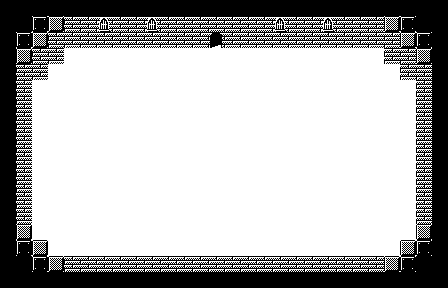

A 2D game scene composited from a Tiled map and its tileset images. What follows is a short description and the map's XML, with every tile layer's data as written:
An orthogonal 28x18 tile map with 16x16 px tiles, 3 tile layers (Tile - Background, Tile - Floor, Tile - Border) and 12 objects (NicodranasPort).

<map version="1.4" tiledversion="1.4.2" orientation="orthogonal" renderorder="right-down" width="28" height="18" tilewidth="16" tileheight="16" infinite="0" nextlayerid="6" nextobjectid="14">
 <tileset firstgid="1" source="1bit.tsx" />
 <layer id="1" name="Tile - Background" width="28" height="18">
  <data encoding="csv">
28,28,28,28,28,28,28,28,28,28,28,28,28,28,28,28,28,28,28,28,28,28,28,28,28,28,28,28,
28,28,28,28,28,28,28,28,28,28,28,28,28,28,28,28,28,28,28,28,28,28,28,28,28,28,28,28,
28,28,28,28,28,28,28,28,28,28,28,28,28,28,28,28,28,28,28,28,28,28,28,28,28,28,28,28,
28,28,28,28,28,28,28,28,28,28,28,28,28,28,28,28,28,28,28,28,28,28,28,28,28,28,28,28,
28,28,28,28,28,28,28,28,28,28,28,28,28,28,28,28,28,28,28,28,28,28,28,28,28,28,28,28,
28,28,28,28,28,28,28,28,28,28,28,28,28,28,28,28,28,28,28,28,28,28,28,28,28,28,28,28,
28,28,28,28,28,28,28,28,28,28,28,28,28,28,28,28,28,28,28,28,28,28,28,28,28,28,28,28,
28,28,28,28,28,28,28,28,28,28,28,28,28,28,28,28,28,28,28,28,28,28,28,28,28,28,28,28,
28,28,28,28,28,28,28,28,28,28,28,28,28,28,28,28,28,28,28,28,28,28,28,28,28,28,28,28,
28,28,28,28,28,28,28,28,28,28,28,28,28,28,28,28,28,28,28,28,28,28,28,28,28,28,28,28,
28,28,28,28,28,28,28,28,28,28,28,28,28,28,28,28,28,28,28,28,28,28,28,28,28,28,28,28,
28,28,28,28,28,28,28,28,28,28,28,28,28,28,28,28,28,28,28,28,28,28,28,28,28,28,28,28,
28,28,28,28,28,28,28,28,28,28,28,28,28,28,28,28,28,28,28,28,28,28,28,28,28,28,28,28,
28,28,28,28,28,28,28,28,28,28,28,28,28,28,28,28,28,28,28,28,28,28,28,28,28,28,28,28,
28,28,28,28,28,28,28,28,28,28,28,28,28,28,28,28,28,28,28,28,28,28,28,28,28,28,28,28,
28,28,28,28,28,28,28,28,28,28,28,28,28,28,28,28,28,28,28,28,28,28,28,28,28,28,28,28,
28,28,28,28,28,28,28,28,28,28,28,28,28,28,28,28,28,28,28,28,28,28,28,28,28,28,28,28,
28,28,28,28,28,28,28,28,28,28,28,28,28,28,28,28,28,28,28,28,28,28,28,28,28,28,28,28
</data>
 </layer>
 <layer id="2" name="Tile - Floor" width="28" height="18">
  <data encoding="csv">
0,0,0,0,0,0,0,0,0,0,0,0,0,0,0,0,0,0,0,0,0,0,0,0,0,0,0,0,
0,0,64,64,64,64,64,64,64,64,64,64,64,64,64,64,64,64,64,64,64,64,64,64,64,64,0,0,
0,64,64,64,64,64,64,64,64,64,64,64,64,64,64,64,64,64,64,64,64,64,64,64,64,64,64,0,
0,64,64,64,64,64,64,64,64,64,64,64,64,64,64,64,64,64,64,64,64,64,64,64,64,64,64,0,
0,64,64,64,64,64,64,64,64,64,64,64,64,64,64,64,64,64,64,64,64,64,64,64,64,64,64,0,
0,64,64,64,64,64,64,64,64,64,64,64,64,64,64,64,64,64,64,64,64,64,64,64,64,64,64,0,
0,64,64,64,64,64,64,64,64,64,64,64,64,64,64,64,64,64,64,64,64,64,64,64,64,64,64,0,
0,64,64,64,64,64,64,64,64,64,64,64,64,64,64,64,64,64,64,64,64,64,64,64,64,64,64,0,
0,64,64,64,64,64,64,64,64,64,64,64,64,64,64,64,64,64,64,64,64,64,64,64,64,64,64,0,
0,64,64,64,64,64,64,64,64,64,64,64,64,64,64,64,64,64,64,64,64,64,64,64,64,64,64,0,
0,64,64,64,64,64,64,64,64,64,64,64,64,64,64,64,64,64,64,64,64,64,64,64,64,64,64,0,
0,64,64,64,64,64,64,64,64,64,64,64,64,64,64,64,64,64,64,64,64,64,64,64,64,64,64,0,
0,64,64,64,64,64,64,64,64,64,64,64,64,64,64,64,64,64,64,64,64,64,64,64,64,64,64,0,
0,64,64,64,64,64,64,64,64,64,64,64,64,64,64,64,64,64,64,64,64,64,64,64,64,64,64,0,
0,64,64,64,64,64,64,64,64,64,64,64,64,64,64,64,64,64,64,64,64,64,64,64,64,64,64,0,
0,64,64,64,64,64,64,64,64,64,64,64,64,64,64,64,64,64,64,64,64,64,64,64,64,64,64,0,
0,0,64,64,64,64,64,64,64,64,64,64,64,64,64,64,64,64,64,64,64,64,64,64,64,64,0,0,
0,0,0,0,0,0,0,0,0,0,0,0,0,0,0,0,0,0,0,0,0,0,0,0,0,0,0,0
</data>
 </layer>
 <layer id="3" name="Tile - Border" width="28" height="18">
  <data encoding="csv">
0,0,0,0,0,0,0,0,0,0,0,0,0,0,0,0,0,0,0,0,0,0,0,0,0,0,0,0,
0,0,5,3,4,4,53,4,4,53,4,4,4,4,4,4,4,53,4,4,53,4,4,4,3,5,0,0,
0,5,3,4,4,4,4,4,4,4,4,4,4,51,4,4,4,4,4,4,4,4,4,4,4,3,5,0,
0,3,4,4,0,0,0,0,0,0,0,0,0,0,0,0,0,0,0,0,0,0,0,0,4,4,3,0,
0,4,4,0,0,0,0,0,0,0,0,0,0,0,0,0,0,0,0,0,0,0,0,0,0,4,4,0,
0,4,0,0,0,0,0,0,0,0,0,0,0,0,0,0,0,0,0,0,0,0,0,0,0,0,4,0,
0,4,0,0,0,0,0,0,0,0,0,0,0,0,0,0,0,0,0,0,0,0,0,0,0,0,4,0,
0,4,0,0,0,0,0,0,0,0,0,0,0,0,0,0,0,0,0,0,0,0,0,0,0,0,4,0,
0,4,0,0,0,0,0,0,0,0,0,0,0,0,0,0,0,0,0,0,0,0,0,0,0,0,4,0,
0,4,0,0,0,0,0,0,0,0,0,0,0,0,0,0,0,0,0,0,0,0,0,0,0,0,4,0,
0,4,0,0,0,0,0,0,0,0,0,0,0,0,0,0,0,0,0,0,0,0,0,0,0,0,4,0,
0,4,0,0,0,0,0,0,0,0,0,0,0,0,0,0,0,0,0,0,0,0,0,0,0,0,4,0,
0,4,0,0,0,0,0,0,0,0,0,0,0,0,0,0,0,0,0,0,0,0,0,0,0,0,4,0,
0,4,0,0,0,0,0,0,0,0,0,0,0,0,0,0,0,0,0,0,0,0,0,0,0,0,4,0,
0,3,0,0,0,0,0,0,0,0,0,0,0,0,0,0,0,0,0,0,0,0,0,0,0,0,3,0,
0,5,3,0,0,0,0,0,0,0,0,0,0,0,0,0,0,0,0,0,0,0,0,0,0,3,5,0,
0,0,5,3,4,4,4,4,4,4,4,4,4,4,4,4,4,4,4,4,4,4,4,4,3,5,0,0,
0,0,0,0,0,0,0,0,0,0,0,0,0,0,0,0,0,0,0,0,0,0,0,0,0,0,0,0
</data>
 </layer>
 <objectgroup id="4" name="Walls">
  <object id="1" x="64" y="16" width="143.5" height="31" />
  <object id="2" x="222.5" y="7.5" width="168" height="40.5" />
  <object id="3" x="384.5" y="28.5" width="37" height="35.5" />
  <object id="4" x="400" y="48.5" width="34" height="32" />
  <object id="5" x="414.5" y="81.5" width="32" height="159.5" />
  <object id="6" x="401" y="240" width="25.5" height="15.5" />
  <object id="7" x="30" y="256" width="370.5" height="19" />
  <object id="8" x="12" y="240.5" width="35.5" height="24.5" />
  <object id="9" x="-11.5" y="26" width="42.5" height="213.5" />
  <object id="10" x="13" y="20.5" width="34.5" height="61.5" />
  <object id="11" x="9.5" y="19.5" width="54.5" height="44.5" />
 </objectgroup>
 <objectgroup id="5" name="Portals">
  <object id="13" name="NicodranasPort" x="207" y="16" width="15" height="21" />
 </objectgroup>
</map>
